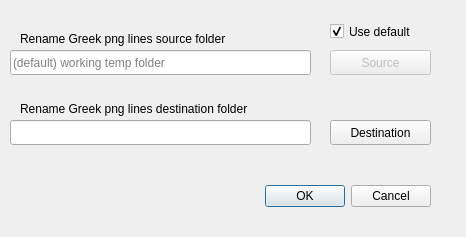
<?xml version="1.0" encoding="UTF-8"?>
<ui version="4.0">
 <class>greekmovelinespngDialog</class>
 <widget class="QDialog" name="greekmovelinespngDialog">
  <property name="windowModality">
   <enum>Qt::ApplicationModal</enum>
  </property>
  <property name="geometry">
   <rect>
    <x>0</x>
    <y>0</y>
    <width>466</width>
    <height>237</height>
   </rect>
  </property>
  <property name="windowTitle">
   <string>Rename Greek png lines</string>
  </property>
  <widget class="QDialogButtonBox" name="buttonBox">
   <property name="geometry">
    <rect>
     <x>260</x>
     <y>180</y>
     <width>171</width>
     <height>32</height>
    </rect>
   </property>
   <property name="orientation">
    <enum>Qt::Horizontal</enum>
   </property>
   <property name="standardButtons">
    <set>QDialogButtonBox::Cancel|QDialogButtonBox::Ok</set>
   </property>
  </widget>
  <widget class="QLineEdit" name="SourceLineEdit">
   <property name="geometry">
    <rect>
     <x>10</x>
     <y>50</y>
     <width>301</width>
     <height>25</height>
    </rect>
   </property>
   <property name="placeholderText">
    <string>(default) working temp folder</string>
   </property>
  </widget>
  <widget class="QPushButton" name="SourceButton">
   <property name="enabled">
    <bool>false</bool>
   </property>
   <property name="geometry">
    <rect>
     <x>330</x>
     <y>50</y>
     <width>101</width>
     <height>25</height>
    </rect>
   </property>
   <property name="text">
    <string>Source</string>
   </property>
   <property name="icon">
    <iconset resource="../UI_Icons.qrc">
     <normaloff>:/Icons/Icons/png-file.png</normaloff>:/Icons/Icons/png-file.png</iconset>
   </property>
  </widget>
  <widget class="QPushButton" name="DestinationButton">
   <property name="geometry">
    <rect>
     <x>330</x>
     <y>120</y>
     <width>101</width>
     <height>25</height>
    </rect>
   </property>
   <property name="text">
    <string>Destination</string>
   </property>
   <property name="icon">
    <iconset resource="../UI_Icons.qrc">
     <normaloff>:/Icons/Icons/png-file.png</normaloff>:/Icons/Icons/png-file.png</iconset>
   </property>
  </widget>
  <widget class="QLineEdit" name="DestinationLineEdit">
   <property name="geometry">
    <rect>
     <x>10</x>
     <y>120</y>
     <width>301</width>
     <height>25</height>
    </rect>
   </property>
  </widget>
  <widget class="QLabel" name="SourceLabel">
   <property name="geometry">
    <rect>
     <x>20</x>
     <y>30</y>
     <width>261</width>
     <height>17</height>
    </rect>
   </property>
   <property name="text">
    <string>Rename Greek png lines source folder</string>
   </property>
  </widget>
  <widget class="QLabel" name="DestinationLabel">
   <property name="geometry">
    <rect>
     <x>20</x>
     <y>100</y>
     <width>291</width>
     <height>17</height>
    </rect>
   </property>
   <property name="text">
    <string>Rename Greek png lines destination folder</string>
   </property>
  </widget>
  <widget class="QCheckBox" name="defaultsrcBox">
   <property name="geometry">
    <rect>
     <x>330</x>
     <y>20</y>
     <width>101</width>
     <height>23</height>
    </rect>
   </property>
   <property name="text">
    <string>Use default</string>
   </property>
   <property name="checked">
    <bool>true</bool>
   </property>
  </widget>
 </widget>
 <resources>
  <include location="../UI_Icons.qrc"/>
 </resources>
 <connections>
  <connection>
   <sender>buttonBox</sender>
   <signal>accepted()</signal>
   <receiver>greekmovelinespngDialog</receiver>
   <slot>accept()</slot>
   <hints>
    <hint type="sourcelabel">
     <x>248</x>
     <y>254</y>
    </hint>
    <hint type="destinationlabel">
     <x>157</x>
     <y>274</y>
    </hint>
   </hints>
  </connection>
  <connection>
   <sender>buttonBox</sender>
   <signal>rejected()</signal>
   <receiver>greekmovelinespngDialog</receiver>
   <slot>reject()</slot>
   <hints>
    <hint type="sourcelabel">
     <x>316</x>
     <y>260</y>
    </hint>
    <hint type="destinationlabel">
     <x>286</x>
     <y>274</y>
    </hint>
   </hints>
  </connection>
 </connections>
</ui>
